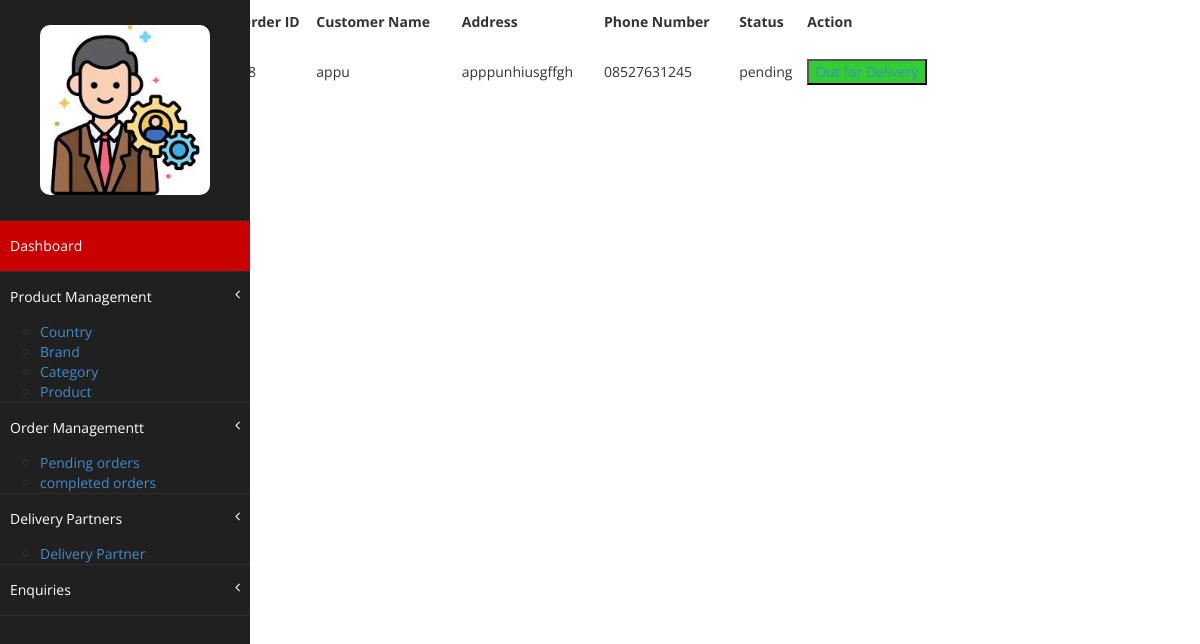
Screenshot of /oder_details/ with the database file from the repository.
### veg/models.py (models this page shows)
class Order(models.Model):
    name = models.CharField(max_length=255)
    address = models.CharField(max_length=255)
    phn_no = models.CharField(max_length=20)
    email = models.EmailField()
    payment_method = models.CharField(max_length=20)
    order_id = models.CharField(max_length=255, blank=True, null=True)
    payment_id = models.CharField(max_length=255, blank=True, null=True)
    products = models.TextField(blank=True, null=True)
    status = models.CharField(max_length=20, null=True, default='pending')

### veg/views.py (the view)
# urls.py: path("oder_details/",views.oder_details),
def oder_details(request):
    o = Order.objects.filter(status='pending')
    return render(request,'oder_details.html',{'o': o})

### templates/oder_details.html (shortened to what this page needs)
<!DOCTYPE html>
{% load static %}
<html lang="en">
<head>
    <link href="{% static 'assets/css/bootstrap.css' %}" rel="stylesheet" />
    <link href="{% static 'assets/css/font-awesome.css' %}" rel="stylesheet" />
    <link href="{% static 'assets/js/morris/morris-0.4.3.min.css' %}" rel="stylesheet" />
    <link href="{% static 'assets/css/custom.css' %}" rel="stylesheet" />
</head>
<body>
                <nav class="navbar-default navbar-side" role="navigation">
            <div class="sidebar-collapse">
                <ul class="nav" id="main-menu">
				<li class="text-center">
                    <img src="{% static 'assets/img/ad.jpeg' %}" class="user-image img-responsive"/>
					</li>
                    <li>
                        <a class="active-menu"  href="/dashboard">Dashboard</a>
                    </li>
                     <li>
                     <a href="/product">Product Management<span class="fa arrow"></span></a>
                         <ul>
                             <li><a href="/country">Country</a></li>
                             <li><a href="/brand">Brand</a></li>
                             <li><a href="/category">Category</a></li>
                             <li><a href="/product">Product</a></li>
                         </ul>
                    </li>
                    <li>
                        <a  href="/oder_details">Order Management<span class="fa arrow"></span>t</a>
                        <ul>
                            <li><a href="/oder_details">Pending orders</a></li>
                            <li><a href="/completed_orders/">completed orders</a></li>
                        </ul>
                    </li>
                      <li  >
                        <a  href="/delivery_p">Delivery Partners<span class="fa arrow"></span></a>
                          <ul><li><a href="/delivery_p">Delivery Partner</a></li></ul>
                    </li>
                    <li  >
                        <a  href="/enquires/">Enquiries<span class="fa arrow"></span></a>
                    </li>
                </ul>
            </div>
        </nav>
<table align="center" width="60%" style="height:100px;">
    <tr>
        <th>Order ID</th>
        <th>Customer Name</th>
        <th>Address</th>
        <th>Phone Number</th>
        <th>Status</th>
        <th>Action</th>
    </tr>
    {% for i in o %}
    <tr>
        <td>{{ i.id }}</td>
        <td>{{ i.name }}</td>
        <td>{{ i.address }}</td>
        <td>{{ i.phn_no }}</td>
        <td>{{ i.status }}</td>
        <td><button style="background-color: #32CD32"><a href="/out_delivery/{{i.id}}">Out for Delivery</a></button></td>
    </tr>
    {% endfor %}
</table>
</body>
</html>

### static/assets/css/custom.css (style rules this page uses)
body { font-family: 'Open Sans', sans-serif; }
.text-center { text-align:center; }
.user-image { margin: 25px auto; -webkit-border-radius: 10px; -moz-border-radius: 10px; border-radius: 10px; max-height:170px; max-width:170px; }
.active-menu { background-color:#C90000!important; }
.arrow { float: right; }
.fa.arrow:before { content: "\f104"; }
.sidebar-collapse , .sidebar-collapse .nav { background:none; }
.sidebar-collapse .nav { padding:0; }
.sidebar-collapse .nav > li > a { color:#fff; background:#202020; text-shadow:none; }
.sidebar-collapse > .nav > li > a { padding:15px 10px; }
.sidebar-collapse > .nav > li { border-bottom: 1px solid rgba(107, 108, 109, 0.19); }
.navbar-side { border:none; background-color: #202020; }
.navbar-default { border:0px solid black; }
@media (min-width:768px) { .navbar-side { z-index: 1; position: absolute; width: 260px; } }

### templates/oder_details.html (style rules this page uses)
.navbar-default.navbar-side { height: 100vh; position: fixed; top: 0; left: 0; z-index: 1; width: 250px; }

### rows the page displays
Order: name "appu", address "apppunhiusgffgh", phn_no "08527631245", status "pending"
